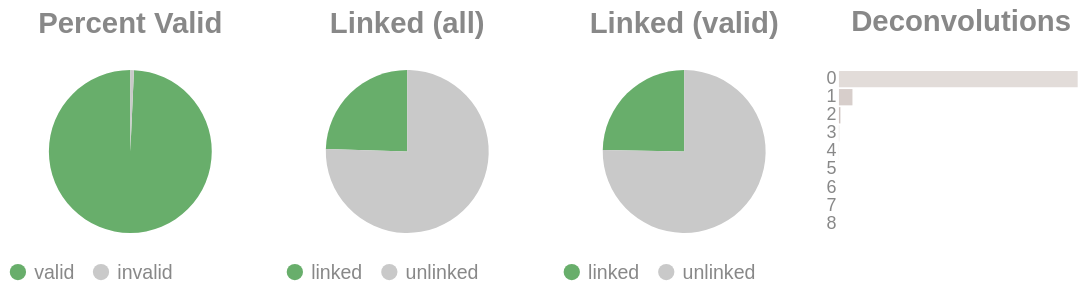

This figure's notebook cell:
### Code cell
if SKIPLR:
    pass
else:
    clash = Counter()
    for i in valids['molecule'].to_list():
        _mol = i.split("-")
        if len(_mol) == 1:
            clash.update('0')
        else:
            clash.update(_mol[-1])

    _d = {"deconvolutions": [], 'count': []}
    for k,v in clash.items():
        _d['deconvolutions'].append(k)
        _d['count'].append(v)

    tot_valid = valids['reads'].sum()
    mask = valids['reads'] >= 2
    n_linked_reads = valids.filter(mask)['reads'].sum()
    if n_linked_reads == 0:
        print_html("No linked molecules (>=2 reads) were detected; skipping linked-only distributions.")
        SKIPLR = True
    else:
        perc_valid = round(tot_valid / n_reads, 4)
        linked_perc_abs = round(n_linked_reads / n_reads, 4)
        linked_perc = round(n_linked_reads / tot_valid, 4)

    _valid = pl.DataFrame({"valids": ['valid', 'invalid'], "count": [tot_valid, n_reads - tot_valid]})
    _linked_abs = pl.DataFrame({"linked (absolute)": ['linked', 'unlinked'], "count": [n_linked_reads, n_reads - n_linked_reads]})
    _linked_rel = pl.DataFrame({"linked (valids)": ['linked', 'unlinked'], "count": [n_linked_reads, tot_valid - n_linked_reads]})

    (
        alt.hconcat(
            piechart(_valid, goodval = 'valid', title = "Percent Valid"),
            piechart(_linked_abs, goodval = "linked", title =  "Linked (all)"),
            piechart(_linked_rel, goodval = "linked", title =  "Linked (valid)"),
            convolutionbar(pl.DataFrame(_d), title = "Deconvolutions"),
            center = True,
            bounds = 'flush'
        )
        .resolve_scale(color='independent')
        .resolve_legend('independent')
        .properties(usermeta={'embedOptions': {"actions": False}})
    ).display()

### Figure 1 — Vega-Lite specification as saved in the notebook (floating-point values rounded to 4 significant figures)
{"width": "container", "height": 400, "config": {"title": {"anchor": "start", "dy": -15, "fontSize": 18, "color": "#888888", "subtitleColor": "#888888", "subtitleFontSize": 14}, "arc": {"fill": "#0072B2"}, "axis": {"domainColor": "#888888", "domainWidth": 0.5, "gridWidth": 0.2, "grid": false, "titleFontWeight": 400, "titleFontSize": 15, "labelFontSize": 11, "labelColor": "#888888", "tickColor": "#888888", "tickWidth": 0.2, "titleColor": "#888888"}, "axisBand": {"grid": false}, "axisX": {"grid": true, "tickSize": 10, "domainCap": "round"}, "axisY": {"domain": false, "grid": true, "tickSize": 0, "domainCap": "round"}, "background": "transparent", "header": {"labelFontSize": 15, "labelColor": "#888888", "titleFontSize": 15, "titleFontWeight": 600, "titleColor": "#888888"}, "legend": {"labelFont": "sans-serif", "labelFontSize": 12, "labelColor": "#888888", "symbolSize": 100, "symbolType": "circle", "titleFontSize": 12, "titlePadding": 10, "titleColor": "#888888", "title": null}, "range": {"category": ["#E69F00", "#56B4E9", "#009E73", "#F0E442", "#0072B2", "#D55E00", "#CC79A7", "#000000"], "diverging": ["#cfe8f3", "#a2d4ec", "#73bfe2", "#46abdb", "#1696d2", "#12719e"]}, "area": {"fill": "#0072B2", "fillOpacity": 0.7, "line": true, "strokeOpacity": 0.7}, "line": {"color": "#0072B2", "stroke": "#0072B2", "strokeWidth": 2}, "trail": {"color": "#0072B2", "stroke": "#0072B2", "strokeWidth": 0, "size": 1}, "point": {"filled": true, "fillOpacity": 1.0, "size": 95}, "text": {"color": "#888888", "fontSize": 11, "align": "right", "fontWeight": 400, "size": 11}, "bar": {"fill": "#0072B2", "stroke": null}, "view": {"stroke": null, "continuousWidth": 660, "continuousHeight": 400}}, "hconcat": [{"data": {"name": "data-aa91abe329cedbdc34c093632f5d3f45"}, "mark": {"type": "arc"}, "encoding": {"color": {"field": "valids", "legend": {"orient": "bottom", "title": null}, "scale": {"domain": ["valid", "invalid"], "range": ["#68ae6b", "#C9C9C9"]}, "title": "Valids", "type": "nominal"}, "theta": {"field": "count", "type": "quantitative"}, "tooltip": [{"field": "valids", "title": "Valids", "type": "ordinal"}, {"field": "percent", "format": ".2%", "title": "Percent", "type": "quantitative"}, {"field": "count", "title": "Count", "type": "quantitative"}]}, "height": 100, "title": {"text": "Percent Valid", "align": "center", "anchor": "middle"}, "transform": [{"calculate": "datum.count / 8060318", "as": "percent"}], "width": 150}, {"data": {"name": "data-4286ee6151ec52e9c37d96350fb5ee8f"}, "mark": {"type": "arc"}, "encoding": {"color": {"field": "linked (absolute)", "legend": {"orient": "bottom", "title": null}, "scale": {"domain": ["linked", "unlinked"], "range": ["#68ae6b", "#C9C9C9"]}, "title": "Linked (Absolute)", "type": "nominal"}, "theta": {"field": "count", "type": "quantitative"}, "tooltip": [{"field": "linked (absolute)", "title": "Linked (Absolute)", "type": "ordinal"}, {"field": "percent", "format": ".2%", "title": "Percent", "type": "quantitative"}, {"field": "count", "title": "Count", "type": "quantitative"}]}, "height": 100, "title": {"text": "Linked (all)", "align": "center", "anchor": "middle"}, "transform": [{"calculate": "datum.count / 8060318", "as": "percent"}], "width": 150}, {"data": {"name": "data-5e3bb13fa9785fa491a04b97335cd4a6"}, "mark": {"type": "arc"}, "encoding": {"color": {"field": "linked (valids)", "legend": {"orient": "bottom", "title": null}, "scale": {"domain": ["linked", "unlinked"], "range": ["#68ae6b", "#C9C9C9"]}, "title": "Linked (Valids)", "type": "nominal"}, "theta": {"field": "count", "type": "quantitative"}, "tooltip": [{"field": "linked (valids)", "title": "Linked (Valids)", "type": "ordinal"}, {"field": "percent", "format": ".2%", "title": "Percent", "type": "quantitative"}, {"field": "count", "title": "Count", "type": "quantitative"}]}, "height": 100, "title": {"text": "Linked (valid)", "align": "center", "anchor": "middle"}, "transform": [{"calculate": "datum.count / 8002726", "as": "percent"}], "width": 150}, {"data": {"name": "data-a7be13d555248f154e596330c194858e"}, "mark": {"type": "bar"}, "encoding": {"color": {"field": "deconvolutions", "legend": null, "scale": {"scheme": "lightgreyred"}, "type": "nominal"}, "tooltip": [{"field": "deconvolutions", "title": "Deconvolutions", "type": "ordinal"}, {"field": "percent", "format": ".2%", "title": "Percent", "type": "quantitative"}, {"field": "count", "title": "Count", "type": "quantitative"}], "x": {"axis": null, "field": "count", "type": "quantitative"}, "y": {"field": "deconvolutions", "sort": "ascending", "title": null, "type": "nominal"}}, "height": 100, "title": {"text": "Deconvolutions", "align": "center", "anchor": "middle"}, "transform": [{"calculate": "datum.count / 6755256", "as": "percent"}], "width": 150}], "bounds": "flush", "center": true, "resolve": {"legend": {"angle": "independent"}, "scale": {"color": "independent"}}, "usermeta": {"embedOptions": {"actions": false}}, "$schema": "https://vega.github.io/schema/vega-lite/v6.1.0.json", "datasets": {"data-aa91abe329cedbdc34c093632f5d3f45": [{"valids": "valid", "count": 8002726}, {"valids": "invalid", "count": 57592}], "data-4286ee6151ec52e9c37d96350fb5ee8f": [{"linked (absolute)": "linked", "count": 1977020}, {"linked (absolute)": "unlinked", "count": 6083298}], "data-5e3bb13fa9785fa491a04b97335cd4a6": [{"linked (valids)": "linked", "count": 1977020}, {"linked (valids)": "unlinked", "count": 6025706}], "data-a7be13d555248f154e596330c194858e": [{"deconvolutions": "0", "count": 6350655}, {"deconvolutions": "1", "count": 359596}, {"deconvolutions": "2", "count": 38299}, {"deconvolutions": "3", "count": 5555}, {"deconvolutions": "4", "count": 932}, {"deconvolutions": "5", "count": 175}, {"deconvolutions": "6", "count": 37}, {"deconvolutions": "7", "count": 5}, {"deconvolutions": "8", "count": 2}]}}
